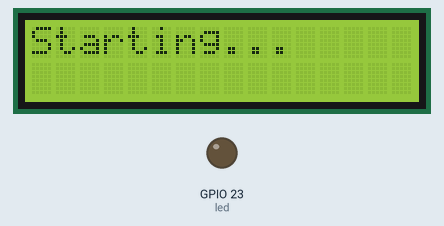
The program below on a simulated ESP32 board running MicroPython. Shown: 16×2 character LCD, output pins drawn as LEDs (lit = HIGH). WiFi joins after 1.5 s; threads take turns every 2 ms; library files of the repository ran but are not shown: i2c_lcd.py.

Above: at 1.1 s.
At 21.2 s:
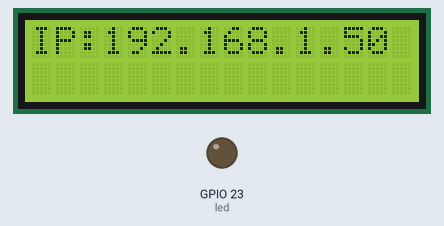
At 23.2 s:
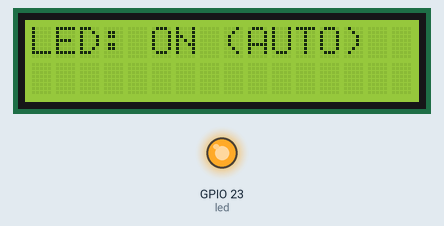
At 33.3 s:
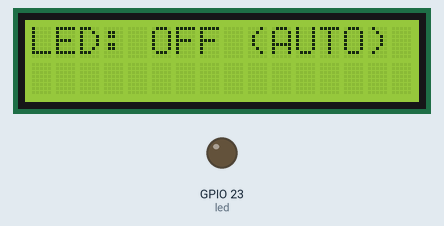
Timing chart, 0 to 34.8 s (numbered marks = the images above):
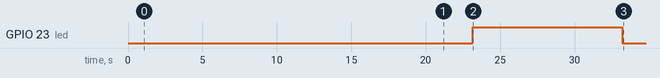

The program:

Testrun_12.py
```python
from machine import Pin, SoftI2C
import network
import time
from i2c_lcd import I2cLcd
import socket
import _thread

led = Pin(23, Pin.OUT)

i2c = SoftI2C(scl=Pin(22), sda=Pin(21), freq=100000)
lcd = I2cLcd(i2c, 0x27, 2, 16 )
time.sleep(1)
lcd.clear()

text = 'Starting...'
lcd.putstr(text)

wifi = 'Net_Mon_2.4GHz'
password = 'mapu999***'
wlan = network.WLAN(network.STA_IF)
wlan.active(True)
time.sleep(10)
wlan.connect(wifi, password)
time.sleep(10)
status = wlan.isconnected()
ip ,_ ,_ ,_ = wlan.ifconfig()

if status == True:
    lcd.clear()
    text = 'IP:{}'.format(ip)
    lcd.putstr(text)
    time.sleep(2)
    lcd.clear()
    lcd.putstr('Connected')
else:
    lcd.clear()
    lcd.putstr('WiFi: OFF')


html_on = '''
<!doctype html>
<html lang="en">
  <head>
    <meta charset="utf-8">
    <meta name="viewport" content="width=device-width, initial-scale=1">
    <meta name="description" content="">
    <meta name="author" content="Mark Otto, Jacob Thornton, and Bootstrap contributors">
    <meta name="generator" content="Hugo 0.84.0">
    <title>ESP32 - Status</title>
    <link rel="canonical" href="https://getbootstrap.com/docs/5.0/examples/pricing/">
  <link href="https://getbootstrap.com/docs/5.0/dist/css/bootstrap.min.css" rel="stylesheet" integrity="sha384-EVSTQN3/azprG1Anm3QDgpJLIm9Nao0Yz1ztcQTwFspd3yD65VohhpuuCOmLASjC" crossorigin="anonymous">
  </head>
  <body>
  <div class="container">
  <form>
    <center>
      <img src="https://raw.githubusercontent.com/UncleEngineer/MicroPython-IoT/main/light-bulb-on.png" width="300">
     <h3>LED 1: ON</h3>
          <button  class="btn btn-primary" name="LED" value="ON" type="submit">ON</button>&nbsp;
        <button  class="btn btn-danger" name="LED" value="OFF" type="submit">OFF</button>
    </center>
   </form>
  </div>

  </body>
</html>
'''
html_off = '''
<!doctype html>
<html lang="en">
  <head>
    <meta charset="utf-8">
    <meta name="viewport" content="width=device-width, initial-scale=1">
    <meta name="description" content="">
    <meta name="author" content="Mark Otto, Jacob Thornton, and Bootstrap contributors">
    <meta name="generator" content="Hugo 0.84.0">
    <title>ESP32 - Status</title>
    <link rel="canonical" href="https://getbootstrap.com/docs/5.0/examples/pricing/">
  <link href="https://getbootstrap.com/docs/5.0/dist/css/bootstrap.min.css" rel="stylesheet" integrity="sha384-EVSTQN3/azprG1Anm3QDgpJLIm9Nao0Yz1ztcQTwFspd3yD65VohhpuuCOmLASjC" crossorigin="anonymous">
  </head>
  <body>
  <div class="container">
  <form>
    <center>
      <img src="https://raw.githubusercontent.com/UncleEngineer/MicroPython-IoT/main/light-bulb-off.png" width="300">
     <h3>LED 1: OFF</h3>
          <button class="btn btn-primary" name="LED" value="ON" type="submit">ON</button>&nbsp;
        <button class="btn btn-danger" name="LED" value="OFF" type="submit">OFF</button>
    </center>
    </form>
  </div>

  </body>
</html>
'''
global led_status
led_status = 'OFF'

def runserver():
    global led_status
    s = socket.socket(socket.AF_INET, socket.SOCK_STREAM)
    host = ''
    port = 80
    s.bind((host, port))
    s.listen(5)

    led_status = 'OFF'

    while True:
        client, addr = s.accept()
        print('connection from: ', addr)
        data = client.recv(1024).decode('utf-8')
        print([data])

        try:
            check = data.split()[1].replace('/','').replace('?','')
            print('CHECK:',check)
            if check != '':
                led_name, led_value = check.split('=')
                if led_value == 'ON':
                    print('TURN ON LED')
                    led.on()
                    client.send(html_on)
                    client.close()
                    lcd.clear()
                    lcd.putstr('{}: ON'.format(led_name))
                    led_status = 'ON'
                elif led_value == 'OFF':
                    print('TURN OFF LED')
                    led.off()
                    client.send(html_off)
                    client.close()
                    lcd.clear()
                    lcd.putstr('{}: OFF'.format(led_name))
                    led_status = 'OFF'
            else:
                if led_status == 'OFF':
                    client.send(html_off)
                else:
                    client.send(html_on)
        except:
            pass

def loop_led():
    global led_status
    led_name = 'LED'
    for i in range(100):
        led.on()
        lcd.clear()
        lcd.putstr('{}: ON (AUTO)'.format(led_name))
        led_status = 'ON'
        time.sleep(10)
        led.off()
        lcd.clear()
        lcd.putstr('{}: OFF (AUTO)'.format(led_name))
        led_status = 'OFF'
        time.sleep(10)


_thread.start_new_thread(runserver,())
_thread.start_new_thread(loop_led,())
```

Measured:
- by itself, GPIO 23 (led): LOW → HIGH at 23.2 s, → LOW 10.0 s later
- what the display in image 0 shows lasts 20.0 s, from 1.1 s to 21.1 s
- what the display in image 1 shows lasts 2.0 s, from 21.1 s to 23.1 s
- what the display in image 2 shows lasts 10.0 s, from 23.2 s to 33.2 s
